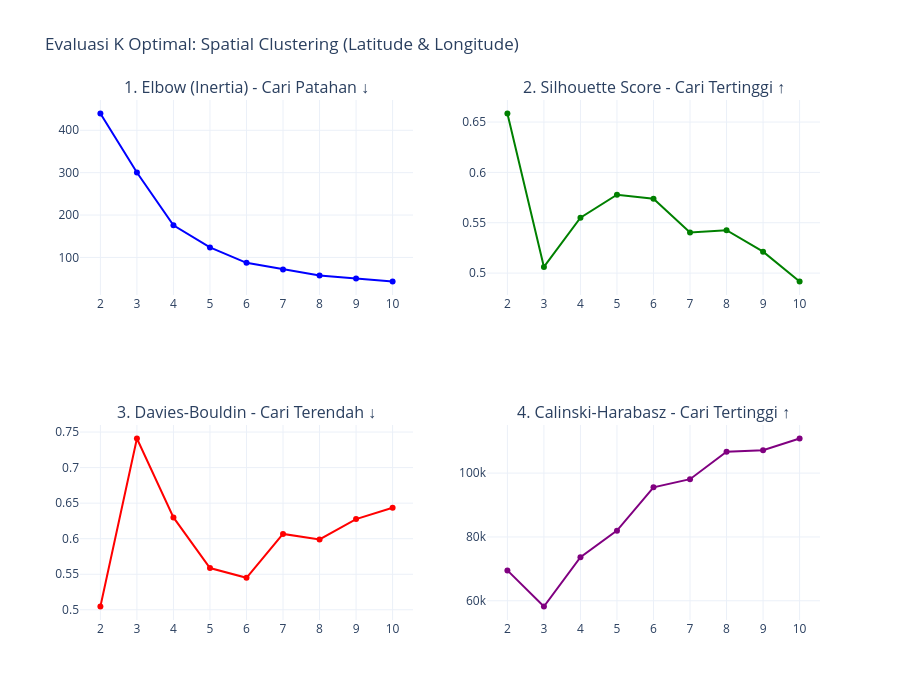

Here is the notebook cell this chart was saved with:
### Markdown cell above
**Evaluasi Spatial**

### Code cell
# Eksekusi Evaluasi SPATIAL
print("Menjalankan Evaluasi K-Means Spatial...")

# 1. Siapkan data (Gunakan radian untuk spasial)
X_spatial = np.radians(df[['latitude', 'longitude']].values)

# 2. Panggil fungsi evaluasi (Cari K dari 2 sampai 10)
metrics_spatial = evaluate_kmeans_candidates(
    X=X_spatial, 
    max_k=10, 
    title_prefix="Spatial Clustering (Latitude & Longitude)"
)

# Tampilkan tabel metrik sebagai bukti (bisa diekspor untuk laporan)
display(metrics_spatial.round(4))

### Figure 1 — Plotly figure (JSON) as saved in the notebook; plotly's stock layout.template omitted (floating-point values rounded to 4 significant figures)
{"data": [{"line": {"color": "blue"}, "mode": "lines+markers", "name": "Inertia", "type": "scatter", "x": [2, 3, 4, 5, 6, 7, 8, 9, 10], "xaxis": "x", "y": [439.6, 300.3, 175.9, 123.6, 87.24, 71.63, 57.07, 49.96, 43.16], "yaxis": "y"}, {"line": {"color": "green"}, "mode": "lines+markers", "name": "Silhouette", "type": "scatter", "x": [2, 3, 4, 5, 6, 7, 8, 9, 10], "xaxis": "x2", "y": [0.6585, 0.5061, 0.5549, 0.5778, 0.5739, 0.5403, 0.5426, 0.5213, 0.4917], "yaxis": "y2"}, {"line": {"color": "red"}, "mode": "lines+markers", "name": "DBI", "type": "scatter", "x": [2, 3, 4, 5, 6, 7, 8, 9, 10], "xaxis": "x3", "y": [0.5046, 0.7409, 0.6299, 0.5587, 0.545, 0.6067, 0.5989, 0.6276, 0.6436], "yaxis": "y3"}, {"line": {"color": "purple"}, "mode": "lines+markers", "name": "CH", "type": "scatter", "x": [2, 3, 4, 5, 6, 7, 8, 9, 10], "xaxis": "x4", "y": [69520.0, 58210.0, 73660.0, 81980.0, 95540.0, 98100.0, 106700.0, 107200.0, 110800.0], "yaxis": "y4"}], "layout": {"annotations": [{"font": {"size": 16}, "showarrow": false, "text": "1. Elbow (Inertia) - Cari Patahan ↓", "x": 0.225, "xanchor": "center", "xref": "paper", "y": 1, "yanchor": "bottom", "yref": "paper"}, {"font": {"size": 16}, "showarrow": false, "text": "2. Silhouette Score - Cari Tertinggi ↑", "x": 0.775, "xanchor": "center", "xref": "paper", "y": 1, "yanchor": "bottom", "yref": "paper"}, {"font": {"size": 16}, "showarrow": false, "text": "3. Davies-Bouldin - Cari Terendah ↓", "x": 0.225, "xanchor": "center", "xref": "paper", "y": 0.375, "yanchor": "bottom", "yref": "paper"}, {"font": {"size": 16}, "showarrow": false, "text": "4. Calinski-Harabasz - Cari Tertinggi ↑", "x": 0.775, "xanchor": "center", "xref": "paper", "y": 0.375, "yanchor": "bottom", "yref": "paper"}], "height": 700, "showlegend": false, "title": {"text": "Evaluasi K Optimal: Spatial Clustering (Latitude & Longitude)"}, "xaxis": {"anchor": "y", "domain": [0, 0.45], "dtick": 1}, "xaxis2": {"anchor": "y2", "domain": [0.55, 1], "dtick": 1}, "xaxis3": {"anchor": "y3", "domain": [0, 0.45], "dtick": 1}, "xaxis4": {"anchor": "y4", "domain": [0.55, 1], "dtick": 1}, "yaxis": {"anchor": "x", "domain": [0.625, 1]}, "yaxis2": {"anchor": "x2", "domain": [0.625, 1]}, "yaxis3": {"anchor": "x3", "domain": [0, 0.375]}, "yaxis4": {"anchor": "x4", "domain": [0, 0.375]}}}
